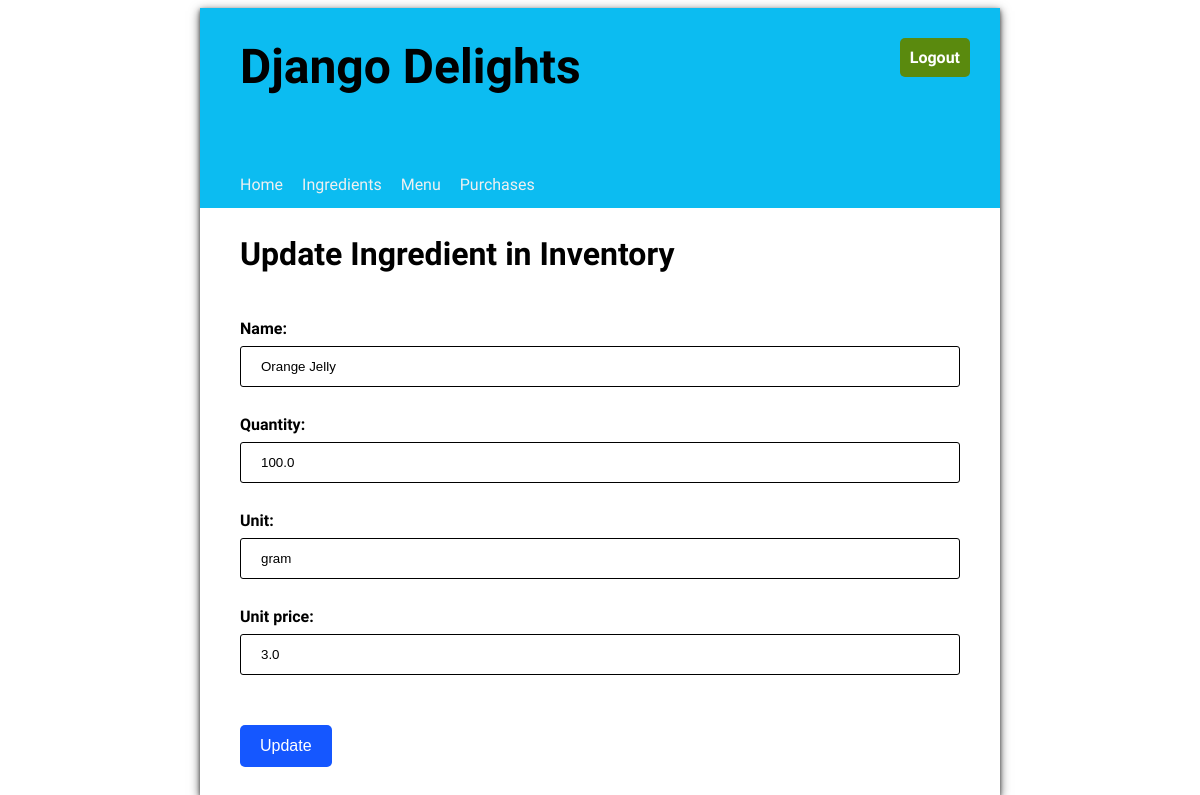
/ingredient/1/update (signed in), run on an earlier commit of the app's database.
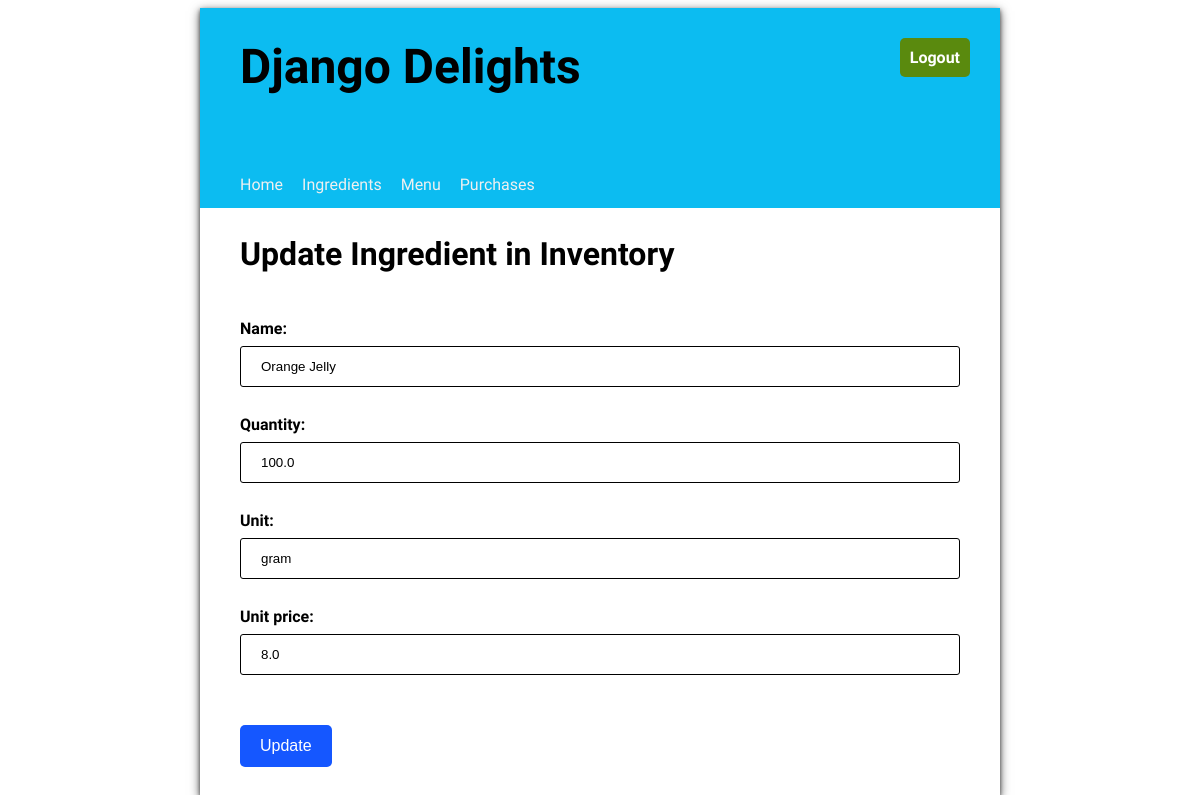
And on a later commit of the database.
### inventory/models.py (models this page shows, shortened)
class Ingredient(models.Model):
    name = models.CharField(max_length=100)
    quantity = models.FloatField(default=1)
    unit = models.CharField(max_length= 100)
    unit_price = models.FloatField(default = 0.00)

### inventory/views.py (the view)
# urls.py: path("ingredient/<pk>/update", views.UpdateViewIngredient.as_view(), name = "updateingredient")
class UpdateViewIngredient(LoginRequiredMixin, UpdateView):
    model = Ingredient
    template_name = "inventory/update_ingredient.html"
    form_class = UpdateIngredientForm
    success_url = reverse_lazy('ingredientlist')

### inventory/forms.py
class UpdateIngredientForm(forms.ModelForm):
    class Meta:
        model =Ingredient
        fields = "__all__"

### inventory/templates/inventory/update_ingredient.html (shortened to what this page needs)
{% extends 'base.html' %}
{% load static %}
{% block content %}
    <h2>Update Ingredient in Inventory</h2>
    <form method="POST" action="">
        {{ form }}
        <input type="submit" value="Update"/>
    </form>
{% endblock %}

What changed in the data, as far as the page shows it:
changed Ingredient "Orange Jelly": unit_price "3.0" → "8.0"
